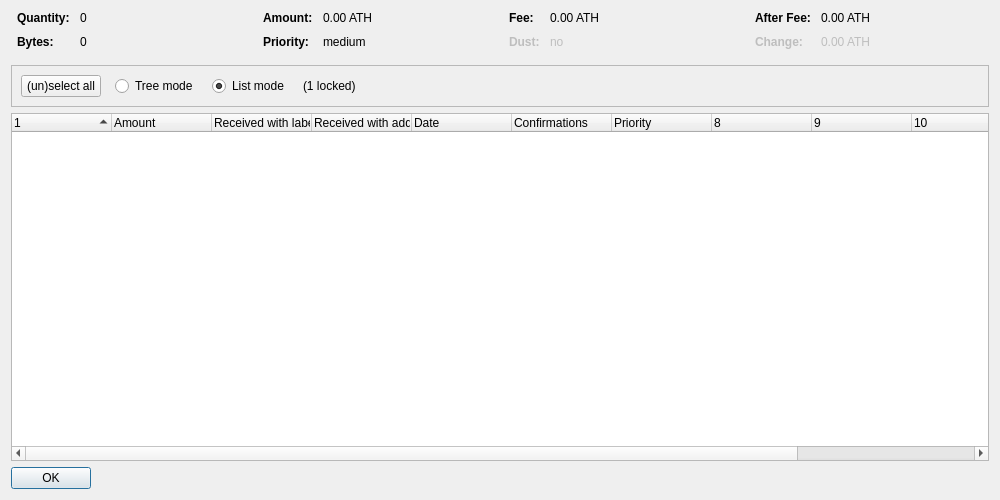
<?xml version="1.0" encoding="UTF-8"?>
<ui version="4.0">
 <class>CoinControlDialog</class>
 <widget class="QDialog" name="CoinControlDialog">
  <property name="geometry">
   <rect>
    <x>0</x>
    <y>0</y>
    <width>1000</width>
    <height>500</height>
   </rect>
  </property>
  <property name="windowTitle">
   <string>Coin Selection</string>
  </property>
  <property name="styleSheet">
   <string notr="true"/>
  </property>
  <layout class="QVBoxLayout" name="verticalLayout">
   <item>
    <layout class="QHBoxLayout" name="horizontalLayoutTop" stretch="0,0,0,0">
     <property name="topMargin">
      <number>0</number>
     </property>
     <property name="bottomMargin">
      <number>10</number>
     </property>
     <item>
      <layout class="QFormLayout" name="formLayoutCoinControl1">
       <property name="horizontalSpacing">
        <number>10</number>
       </property>
       <property name="verticalSpacing">
        <number>10</number>
       </property>
       <property name="leftMargin">
        <number>6</number>
       </property>
       <property name="rightMargin">
        <number>6</number>
       </property>
       <item row="0" column="0">
        <widget class="QLabel" name="labelCoinControlQuantityText">
         <property name="font">
          <font>
           <weight>75</weight>
           <bold>true</bold>
          </font>
         </property>
         <property name="text">
          <string>Quantity:</string>
         </property>
        </widget>
       </item>
       <item row="0" column="1">
        <widget class="QLabel" name="labelCoinControlQuantity">
         <property name="cursor">
          <cursorShape>IBeamCursor</cursorShape>
         </property>
         <property name="contextMenuPolicy">
          <enum>Qt::ActionsContextMenu</enum>
         </property>
         <property name="text">
          <string notr="true">0</string>
         </property>
         <property name="textInteractionFlags">
          <set>Qt::LinksAccessibleByMouse|Qt::TextSelectableByKeyboard|Qt::TextSelectableByMouse</set>
         </property>
        </widget>
       </item>
       <item row="1" column="0">
        <widget class="QLabel" name="labelCoinControlBytesText">
         <property name="font">
          <font>
           <weight>75</weight>
           <bold>true</bold>
          </font>
         </property>
         <property name="text">
          <string>Bytes:</string>
         </property>
        </widget>
       </item>
       <item row="1" column="1">
        <widget class="QLabel" name="labelCoinControlBytes">
         <property name="cursor">
          <cursorShape>IBeamCursor</cursorShape>
         </property>
         <property name="contextMenuPolicy">
          <enum>Qt::ActionsContextMenu</enum>
         </property>
         <property name="text">
          <string notr="true">0</string>
         </property>
         <property name="textInteractionFlags">
          <set>Qt::LinksAccessibleByMouse|Qt::TextSelectableByKeyboard|Qt::TextSelectableByMouse</set>
         </property>
        </widget>
       </item>
      </layout>
     </item>
     <item>
      <layout class="QFormLayout" name="formLayoutCoinControl2">
       <property name="horizontalSpacing">
        <number>10</number>
       </property>
       <property name="verticalSpacing">
        <number>10</number>
       </property>
       <property name="leftMargin">
        <number>6</number>
       </property>
       <property name="rightMargin">
        <number>6</number>
       </property>
       <item row="0" column="0">
        <widget class="QLabel" name="labelCoinControlAmountText">
         <property name="font">
          <font>
           <weight>75</weight>
           <bold>true</bold>
          </font>
         </property>
         <property name="text">
          <string>Amount:</string>
         </property>
        </widget>
       </item>
       <item row="0" column="1">
        <widget class="QLabel" name="labelCoinControlAmount">
         <property name="cursor">
          <cursorShape>IBeamCursor</cursorShape>
         </property>
         <property name="contextMenuPolicy">
          <enum>Qt::ActionsContextMenu</enum>
         </property>
         <property name="text">
          <string notr="true">0.00 ATH</string>
         </property>
         <property name="textInteractionFlags">
          <set>Qt::LinksAccessibleByMouse|Qt::TextSelectableByKeyboard|Qt::TextSelectableByMouse</set>
         </property>
        </widget>
       </item>
       <item row="1" column="0">
        <widget class="QLabel" name="labelCoinControlPriorityText">
         <property name="font">
          <font>
           <weight>75</weight>
           <bold>true</bold>
          </font>
         </property>
         <property name="text">
          <string>Priority:</string>
         </property>
        </widget>
       </item>
       <item row="1" column="1">
        <widget class="QLabel" name="labelCoinControlPriority">
         <property name="cursor">
          <cursorShape>IBeamCursor</cursorShape>
         </property>
         <property name="contextMenuPolicy">
          <enum>Qt::ActionsContextMenu</enum>
         </property>
         <property name="text">
          <string notr="true">medium</string>
         </property>
         <property name="textInteractionFlags">
          <set>Qt::LinksAccessibleByMouse|Qt::TextSelectableByKeyboard|Qt::TextSelectableByMouse</set>
         </property>
        </widget>
       </item>
      </layout>
     </item>
     <item>
      <layout class="QFormLayout" name="formLayoutCoinControl3">
       <property name="horizontalSpacing">
        <number>10</number>
       </property>
       <property name="verticalSpacing">
        <number>10</number>
       </property>
       <property name="leftMargin">
        <number>6</number>
       </property>
       <property name="rightMargin">
        <number>6</number>
       </property>
       <item row="0" column="0">
        <widget class="QLabel" name="labelCoinControlFeeText">
         <property name="font">
          <font>
           <weight>75</weight>
           <bold>true</bold>
          </font>
         </property>
         <property name="text">
          <string>Fee:</string>
         </property>
        </widget>
       </item>
       <item row="0" column="1">
        <widget class="QLabel" name="labelCoinControlFee">
         <property name="cursor">
          <cursorShape>IBeamCursor</cursorShape>
         </property>
         <property name="contextMenuPolicy">
          <enum>Qt::ActionsContextMenu</enum>
         </property>
         <property name="text">
          <string notr="true">0.00 ATH</string>
         </property>
         <property name="textInteractionFlags">
          <set>Qt::LinksAccessibleByMouse|Qt::TextSelectableByKeyboard|Qt::TextSelectableByMouse</set>
         </property>
        </widget>
       </item>
       <item row="1" column="0">
        <widget class="QLabel" name="labelCoinControlLowOutputText">
         <property name="enabled">
          <bool>false</bool>
         </property>
         <property name="font">
          <font>
           <weight>75</weight>
           <bold>true</bold>
          </font>
         </property>
         <property name="text">
          <string>Dust:</string>
         </property>
        </widget>
       </item>
       <item row="1" column="1">
        <widget class="QLabel" name="labelCoinControlLowOutput">
         <property name="enabled">
          <bool>false</bool>
         </property>
         <property name="cursor">
          <cursorShape>IBeamCursor</cursorShape>
         </property>
         <property name="contextMenuPolicy">
          <enum>Qt::ActionsContextMenu</enum>
         </property>
         <property name="text">
          <string notr="true">no</string>
         </property>
         <property name="textInteractionFlags">
          <set>Qt::LinksAccessibleByMouse|Qt::TextSelectableByKeyboard|Qt::TextSelectableByMouse</set>
         </property>
        </widget>
       </item>
      </layout>
     </item>
     <item>
      <layout class="QFormLayout" name="formLayoutCoinControl4">
       <property name="horizontalSpacing">
        <number>10</number>
       </property>
       <property name="verticalSpacing">
        <number>10</number>
       </property>
       <property name="leftMargin">
        <number>6</number>
       </property>
       <property name="rightMargin">
        <number>6</number>
       </property>
       <item row="0" column="0">
        <widget class="QLabel" name="labelCoinControlAfterFeeText">
         <property name="font">
          <font>
           <weight>75</weight>
           <bold>true</bold>
          </font>
         </property>
         <property name="text">
          <string>After Fee:</string>
         </property>
        </widget>
       </item>
       <item row="0" column="1">
        <widget class="QLabel" name="labelCoinControlAfterFee">
         <property name="cursor">
          <cursorShape>IBeamCursor</cursorShape>
         </property>
         <property name="contextMenuPolicy">
          <enum>Qt::ActionsContextMenu</enum>
         </property>
         <property name="text">
          <string notr="true">0.00 ATH</string>
         </property>
         <property name="textInteractionFlags">
          <set>Qt::LinksAccessibleByMouse|Qt::TextSelectableByKeyboard|Qt::TextSelectableByMouse</set>
         </property>
        </widget>
       </item>
       <item row="1" column="0">
        <widget class="QLabel" name="labelCoinControlChangeText">
         <property name="enabled">
          <bool>false</bool>
         </property>
         <property name="font">
          <font>
           <weight>75</weight>
           <bold>true</bold>
          </font>
         </property>
         <property name="text">
          <string>Change:</string>
         </property>
        </widget>
       </item>
       <item row="1" column="1">
        <widget class="QLabel" name="labelCoinControlChange">
         <property name="enabled">
          <bool>false</bool>
         </property>
         <property name="cursor">
          <cursorShape>IBeamCursor</cursorShape>
         </property>
         <property name="contextMenuPolicy">
          <enum>Qt::ActionsContextMenu</enum>
         </property>
         <property name="text">
          <string notr="true">0.00 ATH</string>
         </property>
         <property name="textInteractionFlags">
          <set>Qt::LinksAccessibleByMouse|Qt::TextSelectableByKeyboard|Qt::TextSelectableByMouse</set>
         </property>
        </widget>
       </item>
      </layout>
     </item>
    </layout>
   </item>
   <item>
    <widget class="QFrame" name="frame">
     <property name="minimumSize">
      <size>
       <width>0</width>
       <height>40</height>
      </size>
     </property>
     <property name="frameShape">
      <enum>QFrame::StyledPanel</enum>
     </property>
     <property name="frameShadow">
      <enum>QFrame::Sunken</enum>
     </property>
     <layout class="QHBoxLayout" name="horizontalLayout">
      <item>
       <layout class="QHBoxLayout" name="horizontalLayoutPanel" stretch="0,0,0,0,0">
        <property name="spacing">
         <number>14</number>
        </property>
        <item>
         <widget class="QPushButton" name="pushButtonSelectAll">
          <property name="sizePolicy">
           <sizepolicy hsizetype="Maximum" vsizetype="Fixed">
            <horstretch>0</horstretch>
            <verstretch>0</verstretch>
           </sizepolicy>
          </property>
          <property name="styleSheet">
           <string notr="true"/>
          </property>
          <property name="text">
           <string>(un)select all</string>
          </property>
          <property name="autoDefault">
           <bool>false</bool>
          </property>
         </widget>
        </item>
        <item>
         <widget class="QRadioButton" name="radioTreeMode">
          <property name="sizePolicy">
           <sizepolicy hsizetype="Maximum" vsizetype="Fixed">
            <horstretch>0</horstretch>
            <verstretch>0</verstretch>
           </sizepolicy>
          </property>
          <property name="text">
           <string>Tree mode</string>
          </property>
         </widget>
        </item>
        <item>
         <widget class="QRadioButton" name="radioListMode">
          <property name="sizePolicy">
           <sizepolicy hsizetype="Maximum" vsizetype="Fixed">
            <horstretch>0</horstretch>
            <verstretch>0</verstretch>
           </sizepolicy>
          </property>
          <property name="text">
           <string>List mode</string>
          </property>
          <property name="checked">
           <bool>true</bool>
          </property>
         </widget>
        </item>
        <item>
         <widget class="QLabel" name="labelLocked">
          <property name="text">
           <string notr="true">(1 locked)</string>
          </property>
         </widget>
        </item>
        <item>
         <spacer name="horizontalSpacer">
          <property name="orientation">
           <enum>Qt::Horizontal</enum>
          </property>
          <property name="sizeHint" stdset="0">
           <size>
            <width>40</width>
            <height>20</height>
           </size>
          </property>
         </spacer>
        </item>
       </layout>
      </item>
     </layout>
    </widget>
   </item>
   <item>
    <widget class="CoinControlTreeWidget" name="treeWidget">
     <property name="contextMenuPolicy">
      <enum>Qt::CustomContextMenu</enum>
     </property>
     <property name="styleSheet">
      <string notr="true"/>
     </property>
     <property name="sortingEnabled">
      <bool>false</bool>
     </property>
     <property name="columnCount">
      <number>12</number>
     </property>
     <attribute name="headerShowSortIndicator" stdset="0">
      <bool>true</bool>
     </attribute>
     <attribute name="headerStretchLastSection">
      <bool>false</bool>
     </attribute>
     <column>
      <property name="text">
       <string/>
      </property>
     </column>
     <column>
      <property name="text">
       <string>Amount</string>
      </property>
     </column>
     <column>
      <property name="text">
       <string>Received with label</string>
      </property>
     </column>
     <column>
      <property name="text">
       <string>Received with address</string>
      </property>
     </column>
     <column>
      <property name="text">
       <string>Date</string>
      </property>
     </column>
     <column>
      <property name="text">
       <string>Confirmations</string>
      </property>
      <property name="toolTip">
       <string>Confirmed</string>
      </property>
     </column>
     <column>
      <property name="text">
       <string>Priority</string>
      </property>
     </column>
     <column>
      <property name="text">
       <string/>
      </property>
     </column>
     <column>
      <property name="text">
       <string/>
      </property>
     </column>
     <column>
      <property name="text">
       <string/>
      </property>
     </column>
     <column>
      <property name="text">
       <string/>
      </property>
     </column>
     <column>
      <property name="text">
       <string/>
      </property>
     </column>
    </widget>
   </item>
   <item>
    <widget class="QDialogButtonBox" name="buttonBox">
     <property name="sizePolicy">
      <sizepolicy hsizetype="Maximum" vsizetype="Fixed">
       <horstretch>0</horstretch>
       <verstretch>0</verstretch>
      </sizepolicy>
     </property>
     <property name="styleSheet">
      <string notr="true"/>
     </property>
     <property name="orientation">
      <enum>Qt::Horizontal</enum>
     </property>
     <property name="standardButtons">
      <set>QDialogButtonBox::Ok</set>
     </property>
    </widget>
   </item>
  </layout>
 </widget>
 <customwidgets>
  <customwidget>
   <class>CoinControlTreeWidget</class>
   <extends>QTreeWidget</extends>
   <header>coincontroltreewidget.h</header>
  </customwidget>
 </customwidgets>
 <resources/>
 <connections/>
</ui>
